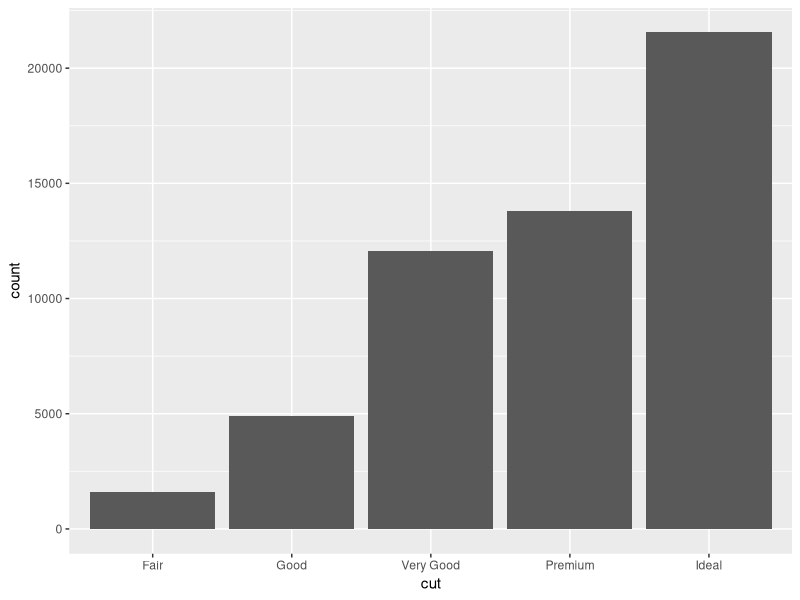
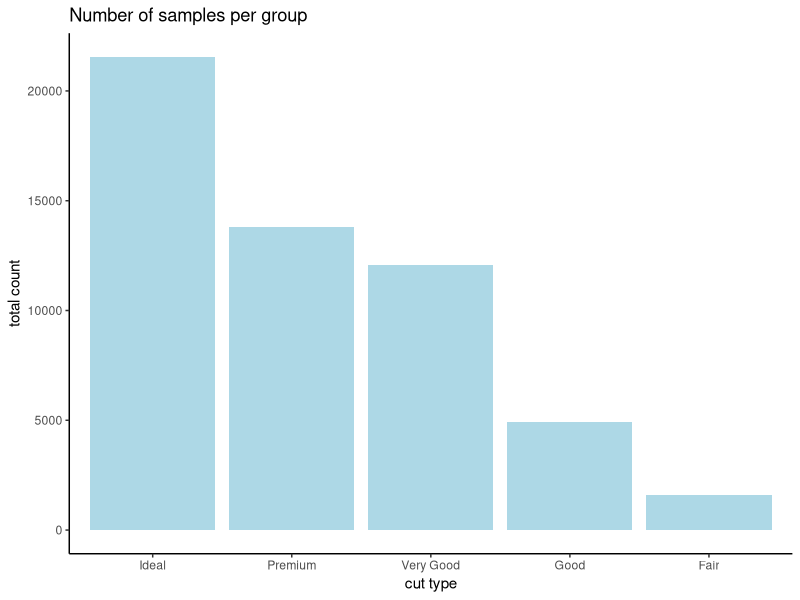

Generate these figures, in order, with R:
#solutions for common issues faced while creating graphs.
#Author- Shefali C.
#Start date- July 11, 2023

library(tidyverse)

#1. Create Bar graph with count of each group on Y-axis
#just don't state any value to Y-axis!

ggplot(data = diamonds, aes(x = cut))+
  geom_bar()

diamonds %>% 
  group_by(cut) %>% 
  summarize(total = n()) %>% 
  ggplot(aes(x = reorder(cut, -total), y = total))+
  geom_bar(stat = "identity", fill = "lightblue")+
  labs(title = "Number of samples per group",
       x = "cut type",
       y = "total count")+
  theme_classic()

#2. 